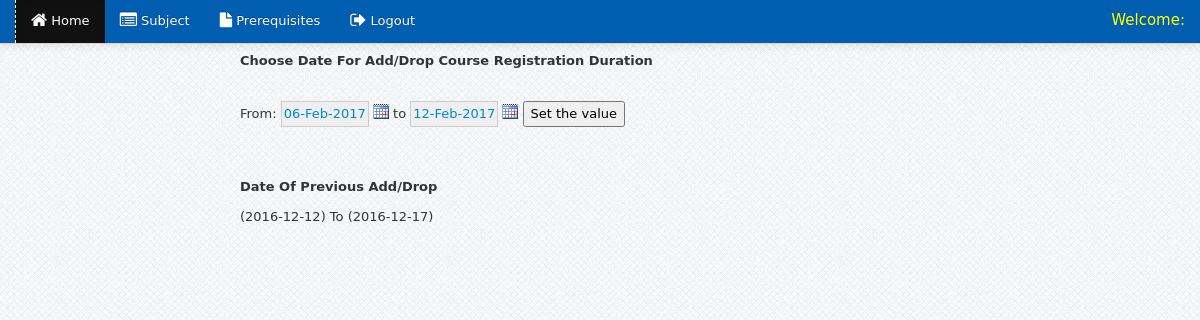
The page /registrar/date_ad.php (signed in) on the database as committed earlier.
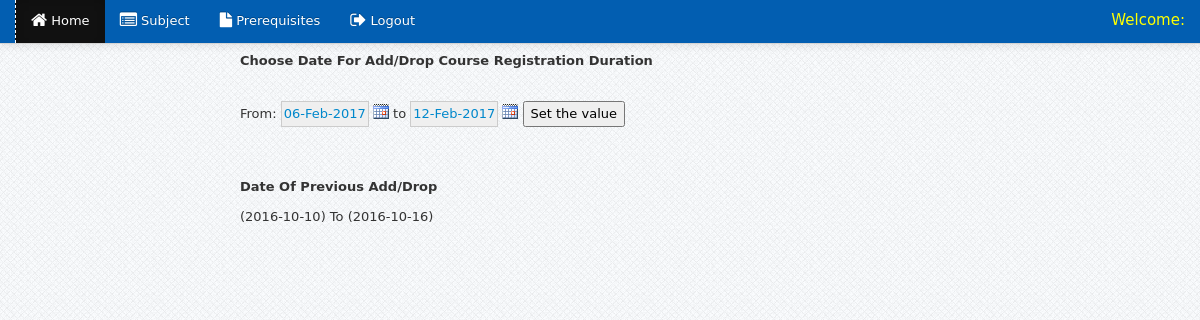
The same page on the database as committed later.
### tables this page shows
CREATE TABLE `date_ad` (
  `to` varchar(111) NOT NULL,
  `from` varchar(111) NOT NULL
);

### registrar/date_ad.php (the view, shortened to what this page needs)
<?php include('header.php'); ?>
<?php include('navbar_dasboard.php'); ?>
<?php
require_once('calendar/classes/tc_calendar.php');
?>
<!DOCTYPE HTML PUBLIC "-//W3C//DTD HTML 4.01 Transitional//EN" "http://www.w3.org/TR/html4/loose.dtd">
<html>
<head>
<link href="calendar/calendar.css" rel="stylesheet" type="text/css" />
</head>
<body>
<div class="container">
		<div class="margin-top">
			<div class="row">
				<div class="span12">
				</div>
				<div class="span2">
				</div>
				<div class="span10">
                                  <form name="form1" method="post" action="">
  <ul>
  <p class="largetxt"><b>Choose Date For Add/Drop Course Registration Duration</b></p>
  From:
  to
  <input type="button" name="button2" id="button2" value="Set the value" onClick="trackIt(this.form.date3.value,this.form.date4.value);">
</br></br></br><p class="largetxt" style="background-color:#FF0000"><b><marquee behavior="slide">Date Of Previous Add/Drop</marquee></b></p>
<?php
$uery = mysql_query("SELECT `to`, `from` FROM `date_ad`") or die(mysql_error());
$row = mysql_fetch_array($uery);
 echo "(".$row['from'].")    ";
 echo "        To      ";
 echo "      (".$row['to'].")";
 ?>
</ul>
</form>
				</div>
			</div>
		</div>
    </div>
</body>
</html>

Rows that differ between the two databases and show on the page:
removed date_ad: from "2016-12-12", to "2016-12-17"
added date_ad: from "2016-10-10", to "2016-10-16"
